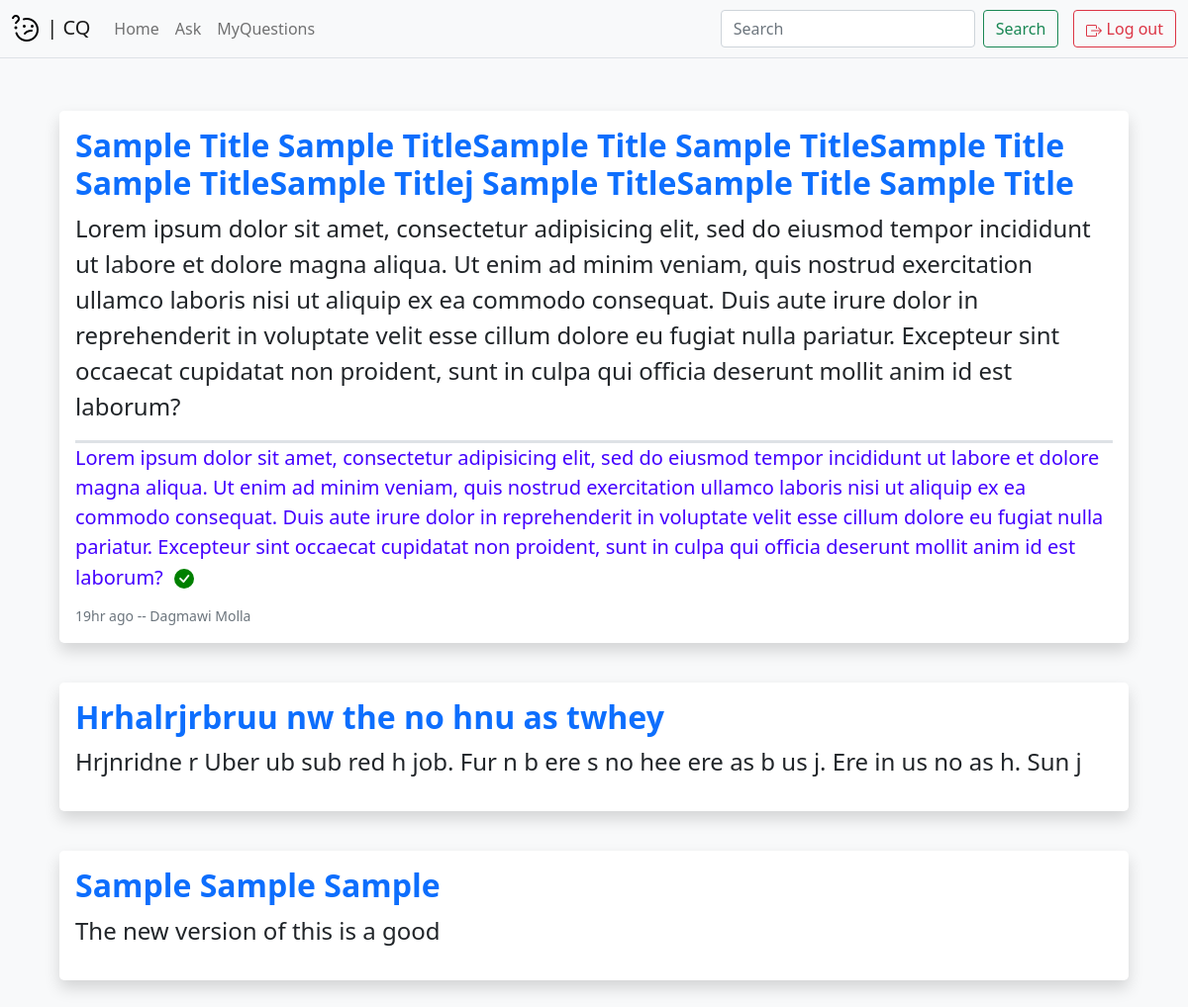
The app's page /myquestions (signed in), older data.
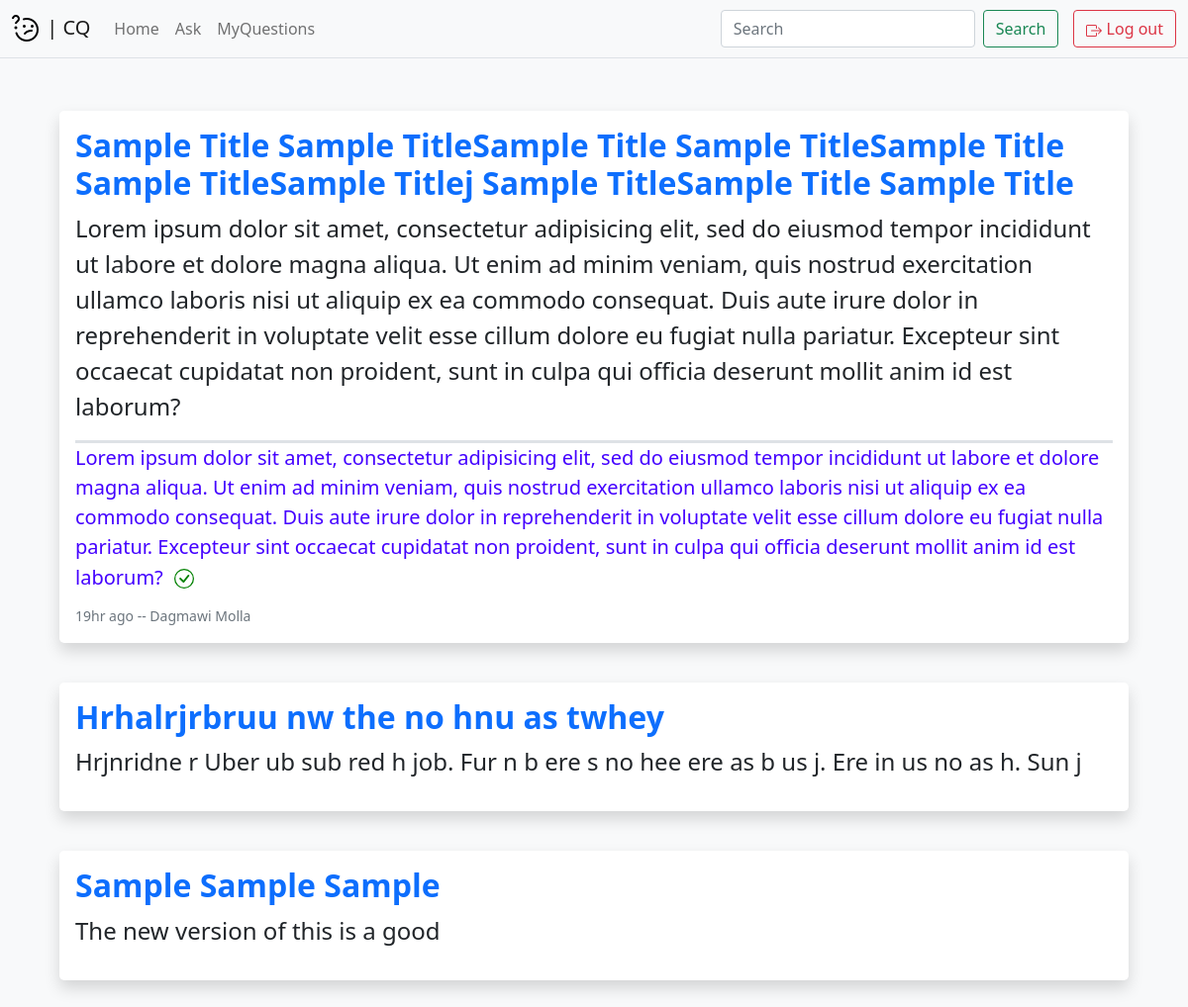
The same page, newer data.
### myproject/models.py (models this page shows, shortened)
class Question(db.Model):
    __tablename__ = 'questions'
    id = db.Column(db.Integer, primary_key=True)
    question = db.Column(db.Text)
    title = db.Column(db.Text)
    asked_by = db.Column(db.Integer)
    answered_by = db.Column(db.Integer)
    answer = db.Column(db.Text)
    time_asked = db.Column(db.DateTime)
    time_answered = db.Column(db.DateTime)
    resolved = db.Column(db.Boolean)

class User(db.Model, UserMixin):
    __tablename__ = 'users'
    id = db.Column(db.Integer, primary_key=True)
    fname = db.Column(db.Text)
    lname = db.Column(db.Text)
    email = db.Column(db.Text, unique=True)
    password = db.Column(db.Text)
    role = db.Column(db.Text)
    @staticmethod
    def name(id):
        user = User.query.get(id)
        return f"{user.fname} {user.lname}"

### app.py (the view, shortened to what this page needs)
@app.route('/myquestions', methods=['GET', 'POST'])
@login_required
def myquestions():
    myquestions = Question.query.filter_by(asked_by=current_user.id)
    return render_template('myquestions.html', myquestions=myquestions, User=User, delta=delta)

### app.py (called while the page is built)
def delta(date):
    diff = datetime.now() - date
    if diff.days:
        if diff.days < 31:
            return f"{diff.days}d ago"
        else:
            return f"{diff.days//30}m ago"
    else:
        if diff.seconds < 60:
            return f"{diff.seconds}sec ago"
        elif diff.seconds > 60 and diff.seconds < 3600:
            return f"{diff.seconds//60}min ago"
        else:
            return f"{diff.seconds//3600}hr ago"

### myproject/models.py (called while the page is built)
@login_manager.user_loader
def load_user(user_id):
    return User.query.get(user_id)

### myproject/templates/myquestions.html (shortened to what this page needs)
{% extends "base.html" %}
{% block content %}
{% for question in myquestions %}
    <div class="shadow bg-white p-3 mb-0 rounded-3" style="margin-top: 40px;">
        <div class="container-fluid" style="padding: 0px;">
            <h3 class="title fw-bold text-justify">
                <a href="{{ url_for('edit', id=question.id) }}" class="text-decoration-none">{{ question.title }}</a>
            </h3>
            <p class="question">{{ question.question }}</p>
            {% if question.answer %}
                <div class="answer border-top border-3">{{ question.answer }}
                    <form method="POST" style="display: inline;">
                        {% if question.resolved %}
                            <button class="resolve" type="submit" name="unresolve" value="{{ question.id }}">
                            </button>
                        {% else %}
                            <button class="resolve" type="submit" name="resolve" value="{{ question.id }}">
                            </button>
                        {% endif %}
                    </form>
                </div>
                <small class="text-muted">{{ delta(question.time_answered) }} -- {{ User.name(question.answered_by) }}</small>
            {% endif %}
        </div>
    </div>
{% endfor %}
{% endblock %}

### myproject/templates/base.html (shortened to what this page needs)
<!DOCTYPE html>
<html lang="en" dir="ltr">
    <head>
        <link rel="stylesheet" type="text/css" href="../static/main.css">
        <link href="https://cdn.jsdelivr.net/npm/bootstrap@5.0.1/dist/css/bootstrap.min.css" rel="stylesheet">
    </head>
    <body class="bg-light">
        <nav class="navbar navbar-expand-lg navbar-light bg-light fixed-top border-bottom" id="mainNav">
            <div class="container-fluid">
            <a class="navbar-brand" href="#">
                <img src="../static/puzzled-dark.png" alt=""> | CQ
            </a>
            <div class="collapse navbar-collapse" id="navbarTogglerDemo02">
                <ul class="navbar-nav me-auto mb-2 mb-lg-0">
                    <li class="nav-item">
                        <a class="nav-link" aria-current="page" href="{{ url_for('home') }}">Home</a>
                    </li>
                    <li class="nav-item">
                        <a class="nav-link" href="{{ url_for('ask') }}">Ask</a>
                    </li>
                    <li class="nav-item">
                        <a class="nav-link" href="{{ url_for('myquestions') }}">MyQuestions</a>
                    </li>
                </ul>
                {% if current_user.is_authenticated %}
                    <form class="d-flex">
                        <input class="form-control me-2" type="search" placeholder="Search" aria-label="Search">
                        <button class="btn btn-outline-success btn-margin-right" type="submit">Search</button>
                    </form>
                    <ul class="nav navbar-nav my-2 my-lg-0">
                        <a href="{{ url_for('logout') }}">
                            <button type="button" class="btn btn-outline-danger" style="margin-left: 10px;">
                            Log out
                            </button>
                        </a>
                    </ul>
                {% endif %}
            </div>
        </nav>
        <br>
        <div class="container-fluid">
            <div class="jumbo">
                {% block content %}
                {% endblock %}
            </div>
        </div>
    </body>
</html>

### myproject/static/main.css (style rules this page uses)
.resolve { background-color: transparent; border: none; padding-left: 1px; margin-bottom: 10px; margin-left: 5px; }
@media (min-width: 768px) { .title { font-size: 2rem !important; } }
@media (min-width: 768px) { .question { font-size: 1.5rem !important; } }
@media (min-width: 768px) { .answer { color: rgb(68, 0, 255); font-size: 1.25rem; } }
@media (min-width: 768px) { .jumbo { padding: 3rem !important; } }
.btn-margin-right { margin-right: 5px; }

Row changes from the older to the newer data that the page shows:
changed Question "19hr ago": resolved True → False (drawn)
